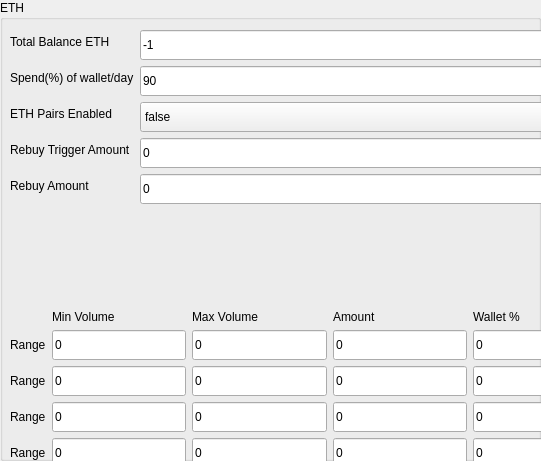
             <widget class="QGroupBox" name="groupBox_7">
              <property name="geometry">
               <rect>
                <x>10</x>
                <y>490</y>
                <width>541</width>
                <height>461</height>
               </rect>
              </property>
              <property name="title">
               <string>ETH</string>
              </property>
              <property name="Combinear.qss" stdset="0">
               <string notr="true"/>
              </property>
              <widget class="QWidget" name="verticalLayoutWidget_7">
               <property name="geometry">
                <rect>
                 <x>10</x>
                 <y>30</y>
                 <width>597</width>
                 <height>510</height>
                </rect>
               </property>
               <layout class="QVBoxLayout" name="verticalLayout_7">
                <item>
                 <layout class="QFormLayout" name="formLayout_8">
                  <item row="0" column="0">
                   <widget class="QLabel" name="totalBalanceBTCLabel_5">
                    <property name="text">
                     <string>Total Balance ETH</string>
                    </property>
                    <property name="Combinear.qss" stdset="0">
                     <string notr="true"/>
                    </property>
                   </widget>
                  </item>
                  <item row="0" column="1">
                   <widget class="QLineEdit" name="txtTotalBalanceEth">
                    <property name="minimumSize">
                     <size>
                      <width>0</width>
                      <height>30</height>
                     </size>
                    </property>
                    <property name="text">
                     <string>-1</string>
                    </property>
                    <property name="readOnly">
                     <bool>true</bool>
                    </property>
                    <property name="Combinear.qss" stdset="0">
                     <string notr="true"/>
                    </property>
                   </widget>
                  </item>
                  <item row="1" column="0">
                   <widget class="QLabel" name="spendOfWalletDayLabel_5">
                    <property name="text">
                     <string>Spend(%) of wallet/day</string>
                    </property>
                    <property name="Combinear.qss" stdset="0">
                     <string notr="true"/>
                    </property>
                   </widget>
                  </item>
                  <item row="1" column="1">
                   <widget class="QLineEdit" name="txtSpendPercentageEth">
                    <property name="minimumSize">
                     <size>
                      <width>0</width>
                      <height>30</height>
                     </size>
                    </property>
                    <property name="text">
                     <string>90</string>
                    </property>
                    <property name="Combinear.qss" stdset="0">
                     <string notr="true"/>
                    </property>
                   </widget>
                  </item>
                  <item row="2" column="0">
                   <widget class="QLabel" name="bTCPairsEnabledLabel_5">
                    <property name="text">
                     <string>ETH Pairs Enabled</string>
                    </property>
                    <property name="Combinear.qss" stdset="0">
                     <string notr="true"/>
                    </property>
                   </widget>
                  </item>
                  <item row="2" column="1">
                   <widget class="QComboBox" name="drpTradingEnabledEth">
                    <property name="minimumSize">
                     <size>
                      <width>0</width>
                      <height>30</height>
                     </size>
                    </property>
                    <property name="Combinear.qss" stdset="0">
                     <string notr="true"/>
                    </property>
                    <item>
                     <property name="text">
                      <string>false</string>
                     </property>
                    </item>
                    <item>
                     <property name="text">
                      <string>true</string>
                     </property>
                    </item>
                   </widget>
                  </item>
                  <item row="3" column="0">
                   <widget class="QLabel" name="asddLabel">
                    <property name="text">
                     <string>Rebuy Trigger Amount</string>
                    </property>
                    <property name="Combinear.qss" stdset="0">
                     <string notr="true"/>
                    </property>
                   </widget>
                  </item>
                  <item row="3" column="1">
                   <widget class="QLineEdit" name="txtRebuyTriggerAmountEth">
                    <property name="minimumSize">
                     <size>
                      <width>0</width>
                      <height>30</height>
                     </size>
                    </property>
                    <property name="text">
                     <string>0</string>
                    </property>
                    <property name="Combinear.qss" stdset="0">
                     <string notr="true"/>
                    </property>
                   </widget>
                  </item>
                  <item row="4" column="0">
                   <widget class="QLabel" name="asdaaLabel">
                    <property name="text">
                     <string>Rebuy Amount</string>
                    </property>
                    <property name="Combinear.qss" stdset="0">
                     <string notr="true"/>
                    </property>
                   </widget>
                  </item>
                  <item row="4" column="1">
                   <widget class="QLineEdit" name="txtRebuyAmountEth">
                    <property name="minimumSize">
                     <size>
                      <width>0</width>
                      <height>30</height>
                     </size>
                    </property>
                    <property name="text">
                     <string>0</string>
                    </property>
                    <property name="Combinear.qss" stdset="0">
                     <string notr="true"/>
                    </property>
                   </widget>
                  </item>
                 </layout>
                </item>
                <item>
                 <spacer name="verticalSpacer_5">
                  <property name="orientation">
                   <enum>Qt::Vertical</enum>
                  </property>
                  <property name="sizeHint" stdset="0">
                   <size>
                    <width>20</width>
                    <height>10</height>
                   </size>
                  </property>
                 </spacer>
                </item>
                <item>
                 <layout class="QGridLayout" name="gridLayout_7">
                  <item row="1" column="2">
                   <widget class="QLineEdit" name="txtRangeMaxEth1">
                    <property name="minimumSize">
                     <size>
                      <width>0</width>
                      <height>30</height>
                     </size>
                    </property>
                    <property name="text">
                     <string>0</string>
                    </property>
                    <property name="Combinear.qss" stdset="0">
                     <string notr="true"/>
                    </property>
                   </widget>
                  </item>
                  <item row="1" column="1">
                   <widget class="QLineEdit" name="txtRangeMinEth1">
                    <property name="minimumSize">
                     <size>
                      <width>0</width>
                      <height>30</height>
                     </size>
                    </property>
                    <property name="text">
                     <string>0</string>
                    </property>
                    <property name="Combinear.qss" stdset="0">
                     <string notr="true"/>
                    </property>
                   </widget>
                  </item>
                  <item row="4" column="2">
                   <widget class="QLineEdit" name="txtRangeMaxEth4">
                    <property name="minimumSize">
                     <size>
                      <width>0</width>
                      <height>30</height>
                     </size>
                    </property>
                    <property name="text">
                     <string>0</string>
                    </property>
                    <property name="Combinear.qss" stdset="0">
                     <string notr="true"/>
                    </property>
                   </widget>
                  </item>
                  <item row="3" column="0">
                   <widget class="QLabel" name="label_41">
                    <property name="text">
                     <string>Range</string>
                    </property>
                    <property name="Combinear.qss" stdset="0">
                     <string notr="true"/>
                    </property>
                   </widget>
                  </item>
                  <item row="2" column="1">
                   <widget class="QLineEdit" name="txtRangeMinEth2">
                    <property name="minimumSize">
                     <size>
                      <width>0</width>
                      <height>30</height>
                     </size>
                    </property>
                    <property name="text">
                     <string>0</string>
                    </property>
                    <property name="Combinear.qss" stdset="0">
                     <string notr="true"/>
                    </property>
                   </widget>
                  </item>
                  <item row="2" column="2">
                   <widget class="QLineEdit" name="txtRangeMaxEth2">
                    <property name="minimumSize">
                     <size>
                      <width>0</width>
                      <height>30</height>
                     </size>
                    </property>
                    <property name="text">
                     <string>0</string>
                    </property>
                    <property name="Combinear.qss" stdset="0">
                     <string notr="true"/>
                    </property>
                   </widget>
                  </item>
                  <item row="2" column="3">
                   <widget class="QLineEdit" name="txtRangeAmountEth2">
                    <property name="minimumSize">
                     <size>
                      <width>0</width>
                      <height>30</height>
                     </size>
                    </property>
                    <property name="text">
                     <string>0</string>
                    </property>
                    <property name="readOnly">
                     <bool>true</bool>
                    </property>
                    <property name="Combinear.qss" stdset="0">
                     <string notr="true"/>
                    </property>
                   </widget>
                  </item>
                  <item row="3" column="1">
                   <widget class="QLineEdit" name="txtRangeMinEth3">
                    <property name="minimumSize">
                     <size>
                      <width>0</width>
                      <height>30</height>
                     </size>
                    </property>
                    <property name="text">
                     <string>0</string>
                    </property>
                    <property name="Combinear.qss" stdset="0">
                     <string notr="true"/>
                    </property>
                   </widget>
                  </item>
                  <item row="3" column="2">
                   <widget class="QLineEdit" name="txtRangeMaxEth3">
                    <property name="minimumSize">
                     <size>
                      <width>0</width>
                      <height>30</height>
                     </size>
                    </property>
                    <property name="text">
                     <string>0</string>
                    </property>
                    <property name="Combinear.qss" stdset="0">
                     <string notr="true"/>
                    </property>
                   </widget>
                  </item>
                  <item row="3" column="3">
                   <widget class="QLineEdit" name="txtRangeAmountEth3">
                    <property name="minimumSize">
                     <size>
                      <width>0</width>
                      <height>30</height>
                     </size>
                    </property>
                    <property name="text">
                     <string>0</string>
                    </property>
                    <property name="readOnly">
                     <bool>true</bool>
                    </property>
                    <property name="Combinear.qss" stdset="0">
                     <string notr="true"/>
                    </property>
                   </widget>
                  </item>
                  <item row="4" column="3">
                   <widget class="QLineEdit" name="txtRangeAmountEth4">
                    <property name="minimumSize">
                     <size>
                      <width>0</width>
                      <height>30</height>
                     </size>
                    </property>
                    <property name="text">
                     <string>0</string>
                    </property>
                    <property name="readOnly">
                     <bool>true</bool>
                    </property>
                    <property name="Combinear.qss" stdset="0">
                     <string notr="true"/>
                    </property>
                   </widget>
                  </item>
                  <item row="4" column="4">
                   <widget class="QLineEdit" name="txtRangePercEth4">
                    <property name="minimumSize">
                     <size>
                      <width>0</width>
                      <height>30</height>
                     </size>
                    </property>
                    <property name="text">
                     <string>0</string>
                    </property>
                    <property name="Combinear.qss" stdset="0">
                     <string notr="true"/>
                    </property>
                   </widget>
                  </item>
                  <item row="4" column="0">
                   <widget class="QLabel" name="label_42">
                    <property name="text">
                     <string>Range</string>
                    </property>
                    <property name="Combinear.qss" stdset="0">
                     <string notr="true"/>
                    </property>
                   </widget>
                  </item>
                  <item row="5" column="2">
                   <widget class="QLineEdit" name="txtRangeMaxEth5">
                    <property name="minimumSize">
                     <size>
                      <width>0</width>
                      <height>30</height>
                     </size>
                    </property>
                    <property name="text">
                     <string>0</string>
                    </property>
                    <property name="Combinear.qss" stdset="0">
                     <string notr="true"/>
                    </property>
                   </widget>
                  </item>
                  <item row="6" column="4">
                   <widget class="QLineEdit" name="txtRangePercEth6">
                    <property name="minimumSize">
                     <size>
                      <width>0</width>
                      <height>30</height>
                     </size>
                    </property>
                    <property name="text">
                     <string>0</string>
                    </property>
                    <property name="Combinear.qss" stdset="0">
                     <string notr="true"/>
                    </property>
                   </widget>
                  </item>
                  <item row="5" column="4">
                   <widget class="QLineEdit" name="txtRangePercEth5">
                    <property name="minimumSize">
                     <size>
                      <width>0</width>
                      <height>30</height>
                     </size>
                    </property>
                    <property name="text">
                     <string>0</string>
                    </property>
                    <property name="Combinear.qss" stdset="0">
                     <string notr="true"/>
                    </property>
                   </widget>
                  </item>
                  <item row="5" column="3">
                   <widget class="QLineEdit" name="txtRangeAmountEth5">
                    <property name="minimumSize">
                     <size>
                      <width>0</width>
                      <height>30</height>
                     </size>
                    </property>
                    <property name="text">
                     <string>0</string>
                    </property>
                    <property name="readOnly">
                     <bool>true</bool>
                    </property>
                    <property name="Combinear.qss" stdset="0">
                     <string notr="true"/>
                    </property>
                   </widget>
                  </item>
                  <item row="6" column="3">
                   <widget class="QLineEdit" name="txtRangeAmountEth6">
                    <property name="minimumSize">
                     <size>
                      <width>0</width>
                      <height>30</height>
                     </size>
                    </property>
                    <property name="text">
                     <string>0</string>
                    </property>
                    <property name="readOnly">
                     <bool>true</bool>
                    </property>
                    <property name="Combinear.qss" stdset="0">
                     <string notr="true"/>
                    </property>
                   </widget>
                  </item>
                  <item row="6" column="2">
                   <widget class="QLineEdit" name="txtRangeMaxEth6">
                    <property name="minimumSize">
                     <size>
                      <width>0</width>
                      <height>30</height>
                     </size>
                    </property>
                    <property name="text">
                     <string>0</string>
                    </property>
                    <property name="Combinear.qss" stdset="0">
                     <string notr="true"/>
                    </property>
                   </widget>
                  </item>
                  <item row="5" column="1">
                   <widget class="QLineEdit" name="txtRangeMinEth5">
                    <property name="minimumSize">
                     <size>
                      <width>0</width>
                      <height>30</height>
                     </size>
                    </property>
                    <property name="text">
                     <string>0</string>
                    </property>
                    <property name="Combinear.qss" stdset="0">
                     <string notr="true"/>
                    </property>
                   </widget>
                  </item>
                  <item row="6" column="0">
                   <widget class="QLabel" name="label_43">
                    <property name="text">
                     <string>Range</string>
                    </property>
                    <property name="Combinear.qss" stdset="0">
                     <string notr="true"/>
                    </property>
                   </widget>
                  </item>
                  <item row="6" column="1">
                   <widget class="QLineEdit" name="txtRangeMinEth6">
                    <property name="minimumSize">
                     <size>
                      <width>0</width>
                      <height>30</height>
                     </size>
                    </property>
                    <property name="text">
                     <string>0</string>
                    </property>
                    <property name="Combinear.qss" stdset="0">
                     <string notr="true"/>
                    </property>
                   </widget>
                  </item>
                  <item row="5" column="0">
                   <widget class="QLabel" name="label_44">
                    <property name="text">
                     <string>Range</string>
                    </property>
                    <property name="Combinear.qss" stdset="0">
                     <string notr="true"/>
                    </property>
                   </widget>
                  </item>
                  <item row="1" column="0">
                   <widget class="QLabel" name="label_45">
                    <property name="text">
                     <string>Range</string>
                    </property>
                    <property name="Combinear.qss" stdset="0">
                     <string notr="true"/>
                    </property>
                   </widget>
                  </item>
                  <item row="2" column="0">
                   <widget class="QLabel" name="label_46">
                    <property name="text">
                     <string>Range</string>
                    </property>
                    <property name="Combinear.qss" stdset="0">
                     <string notr="true"/>
                    </property>
                   </widget>
                  </item>
                  <item row="1" column="3">
                   <widget class="QLineEdit" name="txtRangeAmountEth1">
                    <property name="minimumSize">
                     <size>
                      <width>0</width>
                      <height>30</height>
                     </size>
                    </property>
                    <property name="text">
                     <string>0</string>
                    </property>
                    <property name="readOnly">
                     <bool>true</bool>
                    </property>
                    <property name="Combinear.qss" stdset="0">
                     <string notr="true"/>
                    </property>
                   </widget>
                  </item>
                  <item row="0" column="3">
                   <widget class="QLabel" name="label_47">
                    <property name="frameShadow">
                     <enum>QFrame::Plain</enum>
                    </property>
                    <property name="lineWidth">
                     <number>6</number>
                    </property>
                    <property name="text">
                     <string>Amount</string>
                    </property>
                    <property name="Combinear.qss" stdset="0">
                     <string notr="true"/>
                    </property>
                   </widget>
                  </item>
                  <item row="0" column="1">
                   <widget class="QLabel" name="label_48">
                    <property name="text">
                     <string>Min Volume</string>
                    </property>
                    <property name="Combinear.qss" stdset="0">
                     <string notr="true"/>
                    </property>
                   </widget>
                  </item>
                  <item row="0" column="2">
                   <widget class="QLabel" name="label_49">
                    <property name="text">
                     <string>Max Volume</string>
                    </property>
                    <property name="Combinear.qss" stdset="0">
                     <string notr="true"/>
                    </property>
                   </widget>
                  </item>
                  <item row="2" column="4">
                   <widget class="QLineEdit" name="txtRangePercEth2">
                    <property name="minimumSize">
                     <size>
                      <width>0</width>
                      <height>30</height>
                     </size>
                    </property>
                    <property name="text">
                     <string>0</string>
                    </property>
                    <property name="Combinear.qss" stdset="0">
                     <string notr="true"/>
                    </property>
                   </widget>
                  </item>
                  <item row="1" column="4">
                   <widget class="QLineEdit" name="txtRangePercEth1">
                    <property name="minimumSize">
                     <size>
                      <width>0</width>
                      <height>30</height>
                     </size>
                    </property>
                    <property name="text">
                     <string>0</string>
                    </property>
                    <property name="Combinear.qss" stdset="0">
                     <string notr="true"/>
                    </property>
                   </widget>
                  </item>
                  <item row="0" column="4">
                   <widget class="QLabel" name="label_50">
                    <property name="text">
                     <string>Wallet %</string>
                    </property>
                    <property name="Combinear.qss" stdset="0">
                     <string notr="true"/>
                    </property>
                   </widget>
                  </item>
                  <item row="3" column="4">
                   <widget class="QLineEdit" name="txtRangePercEth3">
                    <property name="minimumSize">
                     <size>
                      <width>0</width>
                      <height>30</height>
                     </size>
                    </property>
                    <property name="text">
                     <string>0</string>
                    </property>
                    <property name="Combinear.qss" stdset="0">
                     <string notr="true"/>
                    </property>
                   </widget>
                  </item>
                  <item row="4" column="1">
                   <widget class="QLineEdit" name="txtRangeMinEth4">
                    <property name="minimumSize">
                     <size>
                      <width>0</width>
                      <height>30</height>
                     </size>
                    </property>
                    <property name="text">
                     <string>0</string>
                    </property>
                    <property name="Combinear.qss" stdset="0">
                     <string notr="true"/>
                    </property>
                   </widget>
                  </item>
                 </layout>
                </item>
               </layout>
              </widget>
             </widget>
